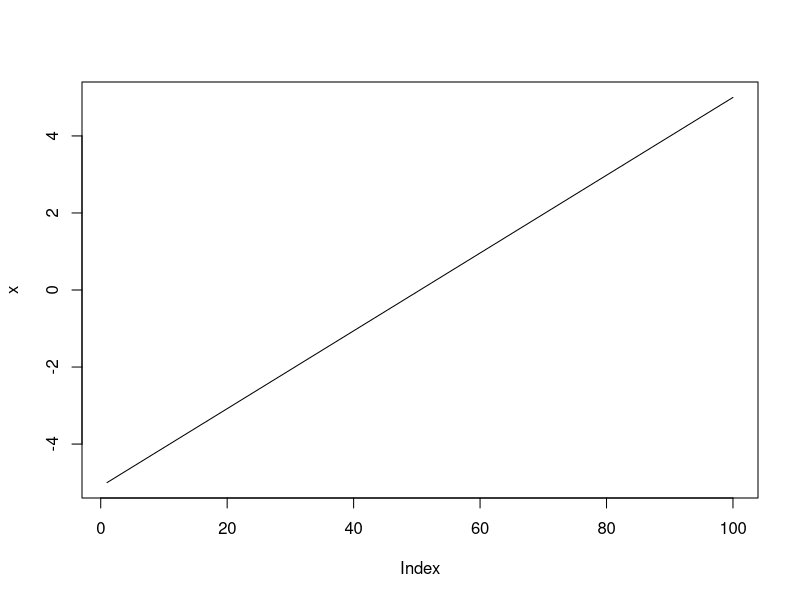
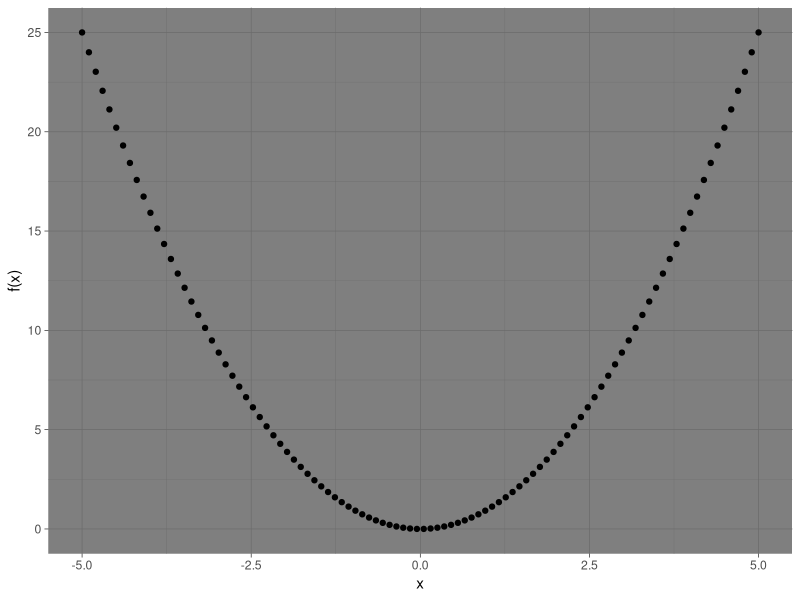

Generate these figures, in order, with R:
library(dplyr)
library(ggplot2)

x <- seq(-5,5,length=100)
plot(x,type="l")
f <- function(x) {
    return(x^2)
}
qplot(x,f(x))+theme_dark()
